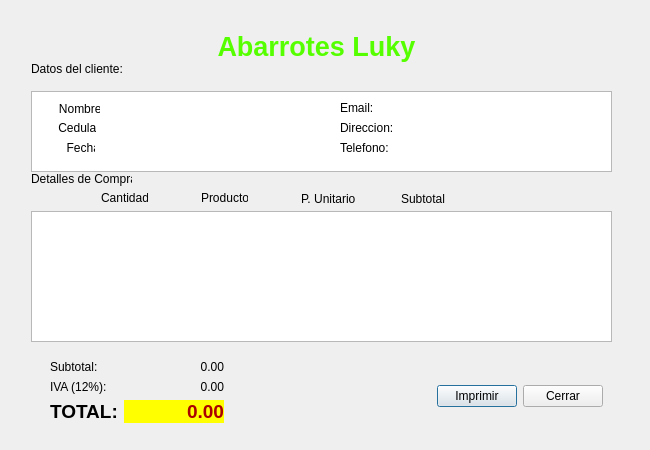
<?xml version="1.0" encoding="UTF-8"?>
<ui version="4.0">
 <class>Factura</class>
 <widget class="QDialog" name="Factura">
  <property name="geometry">
   <rect>
    <x>0</x>
    <y>0</y>
    <width>650</width>
    <height>450</height>
   </rect>
  </property>
  <property name="minimumSize">
   <size>
    <width>650</width>
    <height>450</height>
   </size>
  </property>
  <property name="maximumSize">
   <size>
    <width>650</width>
    <height>450</height>
   </size>
  </property>
  <property name="windowTitle">
   <string>Dialog</string>
  </property>
  <property name="windowIcon">
   <iconset resource="Recursos.qrc">
    <normaloff>:/Recursos/factura.png</normaloff>:/Recursos/factura.png</iconset>
  </property>
  <layout class="QVBoxLayout" name="verticalLayout">
   <item>
    <widget class="QWidget" name="widget" native="true">
     <widget class="QWidget" name="widget_2" native="true">
      <property name="geometry">
       <rect>
        <x>10</x>
        <y>10</y>
        <width>601</width>
        <height>341</height>
       </rect>
      </property>
      <widget class="QLabel" name="label">
       <property name="geometry">
        <rect>
         <x>180</x>
         <y>0</y>
         <width>231</width>
         <height>51</height>
        </rect>
       </property>
       <property name="text">
        <string>&lt;!DOCTYPE HTML PUBLIC &quot;-//W3C//DTD HTML 4.0//EN&quot; &quot;http://www.w3.org/TR/REC-html40/strict.dtd&quot;&gt;
&lt;html&gt;&lt;head&gt;&lt;meta name=&quot;qrichtext&quot; content=&quot;1&quot; /&gt;&lt;style type=&quot;text/css&quot;&gt;
p, li { white-space: pre-wrap; }
&lt;/style&gt;&lt;/head&gt;&lt;body style=&quot; font-family:'MS Shell Dlg 2'; font-size:8pt; font-weight:400; font-style:normal;&quot;&gt;
&lt;p align=&quot;center&quot; style=&quot; margin-top:12px; margin-bottom:12px; margin-left:0px; margin-right:0px; -qt-block-indent:0; text-indent:0px;&quot;&gt;&lt;span style=&quot; font-size:20pt; font-weight:600; color:#55ff00;&quot;&gt;Abarrotes Luky&lt;/span&gt;&lt;/p&gt;&lt;/body&gt;&lt;/html&gt;</string>
       </property>
      </widget>
      <widget class="QPlainTextEdit" name="plainTextEdit">
       <property name="geometry">
        <rect>
         <x>10</x>
         <y>70</y>
         <width>581</width>
         <height>81</height>
        </rect>
       </property>
       <property name="readOnly">
        <bool>true</bool>
       </property>
      </widget>
      <widget class="QLabel" name="label_2">
       <property name="geometry">
        <rect>
         <x>10</x>
         <y>40</y>
         <width>91</width>
         <height>16</height>
        </rect>
       </property>
       <property name="text">
        <string>Datos del cliente:</string>
       </property>
      </widget>
      <widget class="QLabel" name="label_3">
       <property name="geometry">
        <rect>
         <x>10</x>
         <y>150</y>
         <width>101</width>
         <height>16</height>
        </rect>
       </property>
       <property name="text">
        <string>Detalles de Compra</string>
       </property>
      </widget>
      <widget class="QPlainTextEdit" name="outDetallesFactura">
       <property name="geometry">
        <rect>
         <x>10</x>
         <y>190</y>
         <width>581</width>
         <height>131</height>
        </rect>
       </property>
       <property name="readOnly">
        <bool>true</bool>
       </property>
      </widget>
      <widget class="QLabel" name="label_13">
       <property name="geometry">
        <rect>
         <x>80</x>
         <y>170</y>
         <width>47</width>
         <height>13</height>
        </rect>
       </property>
       <property name="text">
        <string>Cantidad</string>
       </property>
      </widget>
      <widget class="QLabel" name="label_14">
       <property name="geometry">
        <rect>
         <x>180</x>
         <y>170</y>
         <width>47</width>
         <height>13</height>
        </rect>
       </property>
       <property name="text">
        <string>Producto</string>
       </property>
      </widget>
      <widget class="QLabel" name="label_15">
       <property name="geometry">
        <rect>
         <x>280</x>
         <y>170</y>
         <width>61</width>
         <height>16</height>
        </rect>
       </property>
       <property name="text">
        <string>P. Unitario</string>
       </property>
      </widget>
      <widget class="QLabel" name="label_16">
       <property name="geometry">
        <rect>
         <x>380</x>
         <y>170</y>
         <width>61</width>
         <height>16</height>
        </rect>
       </property>
       <property name="text">
        <string>Subtotal</string>
       </property>
      </widget>
      <widget class="QWidget" name="widget_8" native="true">
       <property name="geometry">
        <rect>
         <x>20</x>
         <y>60</y>
         <width>571</width>
         <height>87</height>
        </rect>
       </property>
       <widget class="QWidget" name="widget_6" native="true">
        <property name="geometry">
         <rect>
          <x>9</x>
          <y>9</y>
          <width>274</width>
          <height>69</height>
         </rect>
        </property>
        <property name="styleSheet">
         <string notr="true"/>
        </property>
        <widget class="QLabel" name="label_4">
         <property name="geometry">
          <rect>
           <x>-41</x>
           <y>9</y>
           <width>91</width>
           <height>20</height>
          </rect>
         </property>
         <property name="text">
          <string>               Nombre:</string>
         </property>
        </widget>
        <widget class="QLabel" name="label_5">
         <property name="geometry">
          <rect>
           <x>-25</x>
           <y>28</y>
           <width>71</width>
           <height>20</height>
          </rect>
         </property>
         <property name="text">
          <string>          Cedula:</string>
         </property>
        </widget>
        <widget class="QLabel" name="label_6">
         <property name="geometry">
          <rect>
           <x>-30</x>
           <y>50</y>
           <width>75</width>
           <height>16</height>
          </rect>
         </property>
         <property name="text">
          <string>              Fecha:</string>
         </property>
        </widget>
        <widget class="QLabel" name="outNombre">
         <property name="geometry">
          <rect>
           <x>60</x>
           <y>10</y>
           <width>151</width>
           <height>16</height>
          </rect>
         </property>
         <property name="text">
          <string/>
         </property>
        </widget>
        <widget class="QLabel" name="outCedula">
         <property name="geometry">
          <rect>
           <x>50</x>
           <y>30</y>
           <width>101</width>
           <height>16</height>
          </rect>
         </property>
         <property name="text">
          <string/>
         </property>
        </widget>
        <widget class="QLabel" name="outFecha">
         <property name="geometry">
          <rect>
           <x>50</x>
           <y>50</y>
           <width>169</width>
           <height>16</height>
          </rect>
         </property>
         <property name="text">
          <string/>
         </property>
        </widget>
       </widget>
       <widget class="QWidget" name="widget_7" native="true">
        <property name="geometry">
         <rect>
          <x>289</x>
          <y>9</y>
          <width>273</width>
          <height>81</height>
         </rect>
        </property>
        <widget class="QLabel" name="label_7">
         <property name="geometry">
          <rect>
           <x>10</x>
           <y>10</y>
           <width>51</width>
           <height>16</height>
          </rect>
         </property>
         <property name="text">
          <string>Email:</string>
         </property>
        </widget>
        <widget class="QLabel" name="label_8">
         <property name="geometry">
          <rect>
           <x>10</x>
           <y>30</y>
           <width>61</width>
           <height>16</height>
          </rect>
         </property>
         <property name="text">
          <string>Direccion:</string>
         </property>
        </widget>
        <widget class="QLabel" name="outDireccion">
         <property name="geometry">
          <rect>
           <x>70</x>
           <y>30</y>
           <width>191</width>
           <height>16</height>
          </rect>
         </property>
         <property name="text">
          <string/>
         </property>
        </widget>
        <widget class="QLabel" name="outTelefono">
         <property name="geometry">
          <rect>
           <x>60</x>
           <y>50</y>
           <width>131</width>
           <height>16</height>
          </rect>
         </property>
         <property name="text">
          <string/>
         </property>
        </widget>
        <widget class="QLabel" name="outEmail">
         <property name="geometry">
          <rect>
           <x>50</x>
           <y>10</y>
           <width>151</width>
           <height>16</height>
          </rect>
         </property>
         <property name="text">
          <string/>
         </property>
        </widget>
        <widget class="QLabel" name="label_9">
         <property name="geometry">
          <rect>
           <x>10</x>
           <y>50</y>
           <width>51</width>
           <height>16</height>
          </rect>
         </property>
         <property name="text">
          <string>Telefono:</string>
         </property>
        </widget>
       </widget>
      </widget>
     </widget>
     <widget class="QWidget" name="widget_3" native="true">
      <property name="geometry">
       <rect>
        <x>30</x>
        <y>340</y>
        <width>571</width>
        <height>91</height>
       </rect>
      </property>
      <layout class="QHBoxLayout" name="horizontalLayout_3">
       <item>
        <widget class="QWidget" name="widget_5" native="true">
         <layout class="QFormLayout" name="formLayout_3">
          <item row="0" column="0">
           <widget class="QLabel" name="label_10">
            <property name="text">
             <string>Subtotal:</string>
            </property>
           </widget>
          </item>
          <item row="0" column="1">
           <widget class="QLabel" name="outSubtotalF">
            <property name="minimumSize">
             <size>
              <width>100</width>
              <height>0</height>
             </size>
            </property>
            <property name="text">
             <string>0.00</string>
            </property>
            <property name="textFormat">
             <enum>Qt::PlainText</enum>
            </property>
            <property name="alignment">
             <set>Qt::AlignRight|Qt::AlignTrailing|Qt::AlignVCenter</set>
            </property>
           </widget>
          </item>
          <item row="1" column="0">
           <widget class="QLabel" name="label_11">
            <property name="text">
             <string>IVA (12%):</string>
            </property>
           </widget>
          </item>
          <item row="1" column="1">
           <widget class="QLabel" name="outIvaF">
            <property name="minimumSize">
             <size>
              <width>100</width>
              <height>0</height>
             </size>
            </property>
            <property name="text">
             <string>0.00</string>
            </property>
            <property name="textFormat">
             <enum>Qt::PlainText</enum>
            </property>
            <property name="alignment">
             <set>Qt::AlignRight|Qt::AlignTrailing|Qt::AlignVCenter</set>
            </property>
           </widget>
          </item>
          <item row="2" column="0">
           <widget class="QLabel" name="label_12">
            <property name="font">
             <font>
              <pointsize>14</pointsize>
              <weight>75</weight>
              <bold>true</bold>
             </font>
            </property>
            <property name="text">
             <string>TOTAL:</string>
            </property>
           </widget>
          </item>
          <item row="2" column="1">
           <widget class="QLabel" name="outTotalF">
            <property name="minimumSize">
             <size>
              <width>100</width>
              <height>0</height>
             </size>
            </property>
            <property name="font">
             <font>
              <pointsize>14</pointsize>
              <weight>75</weight>
              <bold>true</bold>
             </font>
            </property>
            <property name="styleSheet">
             <string notr="true">background-color: rgb(255, 255, 0);
color: rgb(170, 0, 0);</string>
            </property>
            <property name="text">
             <string>0.00</string>
            </property>
            <property name="textFormat">
             <enum>Qt::PlainText</enum>
            </property>
            <property name="alignment">
             <set>Qt::AlignRight|Qt::AlignTrailing|Qt::AlignVCenter</set>
            </property>
           </widget>
          </item>
         </layout>
        </widget>
       </item>
       <item>
        <spacer name="horizontalSpacer">
         <property name="orientation">
          <enum>Qt::Horizontal</enum>
         </property>
         <property name="sizeHint" stdset="0">
          <size>
           <width>160</width>
           <height>20</height>
          </size>
         </property>
        </spacer>
       </item>
       <item>
        <widget class="QWidget" name="widget_4" native="true">
         <layout class="QHBoxLayout" name="horizontalLayout">
          <item>
           <widget class="QPushButton" name="btnImprimir">
            <property name="text">
             <string>Imprimir</string>
            </property>
           </widget>
          </item>
          <item>
           <widget class="QPushButton" name="btnCerrar">
            <property name="text">
             <string>Cerrar</string>
            </property>
           </widget>
          </item>
         </layout>
        </widget>
       </item>
      </layout>
     </widget>
    </widget>
   </item>
  </layout>
 </widget>
 <resources>
  <include location="Recursos.qrc"/>
 </resources>
 <connections/>
</ui>
